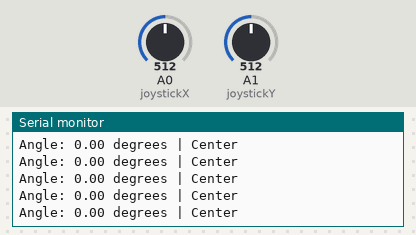
This sketch was run on a simulated Arduino Uno, built with avr-gcc and run on an emulated ATmega328P. On the bench: the last lines printed to the serial monitor. The test bench sets the inputs (shaded band); at power-on: A0 (joystickX) = 512, A1 (joystickY) = 512.

Above: at 1.2 s.
1.3 s: A0 (joystickX) set to 683
2.8 s: A0 (joystickX) set to 708
At 2.83 s:
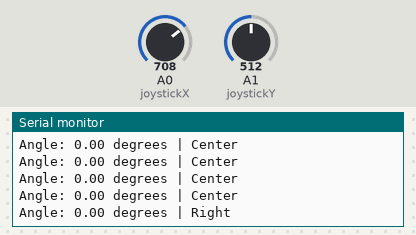
9.6 s: A0 (joystickX) set to 307
At 9.69 s:
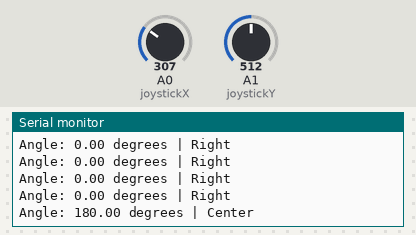
11.5 s: A1 (joystickY) set to 692
At 11.51 s:
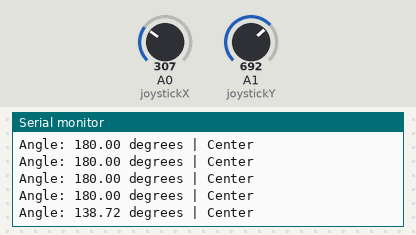
Timing chart, 0 to 14.0 s (numbered marks = the images above; inputs shaded):
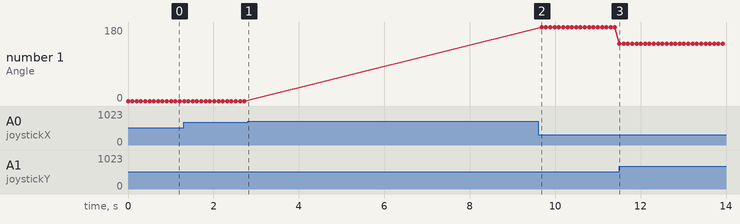

Measured:
- the behaviour switches between 700 and 701 on A0 (joystickX) (found by bisection; images 0 and 1)
- after the input at 2.8 s, the serial monitor: prints a new line at once (image 1)
- after the input at 9.6 s, the serial monitor: prints a new line after 0.08 s (image 2)
- after the input at 11.5 s, the serial monitor: prints a new line at once (image 3)
- plotted number 1: 0 → 180 after the input at 9.6 s, 180 → 138.72 after the input at 11.5 s

The sketch:

sketch_mar22b.ino
```cpp
// Code by Adittya Kumar Chowdhury
// This program reads the position of a joystick connected to an Arduino Uno R4 wifi and outputs the angle and direction to the Serial Monitor.

const int joystickX = A0; // Joystick X-axis connected to A0
const int joystickY = A1; // Joystick Y-axis connected to A1

void setup() {
  Serial.begin(9600); // Start serial communication at 9600 baud rate
}

void loop() {
  int xPosition = analogRead(joystickX); // Read the joystick X-axis position
  int yPosition = analogRead(joystickY); // Read the joystick Y-axis position

  // Convert the joystick position to angle
  float angle = atan2(yPosition - 512, xPosition - 512) * (180 / PI);
  if (angle < 0) angle += 360; // Map angle to range [0, 360]

  // Output the angle
  Serial.print("Angle: ");
  Serial.print(angle);
  Serial.print(" degrees | ");

  // Determine the direction and output it
  if (xPosition > 700) {
    Serial.print("Right");
  } else if (xPosition < 300) {
    Serial.print("Left");
  } else if (yPosition > 700) {
    Serial.print("Up");
  } else if (yPosition < 300) {
    Serial.print("Down");
  } else {
    Serial.print("Center");
  }

  Serial.println(); // End the line
  delay(100); // Short delay to avoid spamming the Serial Monitor
}
```
